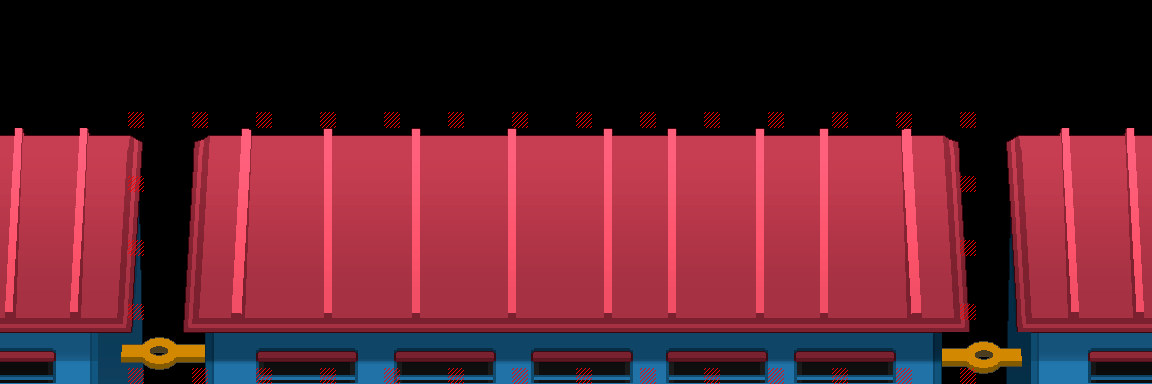

Tiled map render using the project's own tile images. Description and the whole map definition, tile-layer contents included, below:
An orthogonal 18x6 tile map with 64x64 px tiles, 11 tile layers (SUELO, SUELO2, LIBRO, LIBRO2, ...), 6 tilesets and 3 objects (spawnZone, firstBoss, 1).

<map version="1.5" tiledversion="1.5.0" orientation="orthogonal" renderorder="left-up" width="18" height="6" tilewidth="64" tileheight="64" infinite="0" nextlayerid="18" nextobjectid="213">
 <properties>
  <property name="MaxH" type="int" value="6" />
 </properties>
 <tileset firstgid="1" source="demoTileset.tsx" />
 <tileset firstgid="145" source="collisionTileset.tsx" />
 <tileset firstgid="146" source="suelo.tsx" />
 <tileset firstgid="806" source="objetos.tsx" />
 <tileset firstgid="946" source="sombrasObjetos.tsx" />
 <tileset firstgid="1086" name="TileLvl1" tilewidth="64" tileheight="64" tilecount="486" columns="18">
  <image source="TileLvl1.png" width="1152" height="1728" />
 </tileset>
 <layer id="1" name="SUELO" width="18" height="6">
  <data encoding="csv">
0,0,0,0,0,0,0,0,0,0,0,0,0,0,0,0,0,0,
0,0,0,0,0,0,0,0,0,0,0,0,0,0,0,0,0,0,
707,708,709,710,711,712,713,714,715,716,716,717,717,718,719,720,721,722,
727,728,729,730,731,732,733,734,735,736,736,737,737,738,739,740,741,742,
747,748,749,750,751,752,753,754,755,756,756,757,757,758,759,760,761,762,
767,768,769,770,771,772,773,774,775,776,777,778,777,778,779,780,781,782
</data>
 </layer>
 <layer id="13" name="SUELO2" width="18" height="6">
  <data encoding="csv">
0,0,0,0,0,0,0,0,0,0,0,0,0,0,0,0,0,0,
0,0,0,0,0,0,0,0,0,0,0,0,0,0,0,0,0,0,
0,0,0,0,0,0,0,0,0,0,0,0,0,0,0,0,0,0,
0,0,0,0,0,0,0,0,0,0,0,0,0,0,0,0,0,0,
0,0,0,0,0,0,0,0,0,0,0,0,0,0,0,0,0,0,
0,0,0,0,0,0,0,0,0,0,0,0,0,0,0,0,0,0
</data>
 </layer>
 <layer id="14" name="LIBRO" width="18" height="6">
  <data encoding="csv">
0,0,0,0,0,0,0,0,0,0,0,0,0,0,0,0,0,0,
0,0,0,0,0,0,0,0,0,0,0,0,0,0,0,0,0,0,
0,0,0,0,0,0,0,0,0,0,0,0,0,0,0,0,0,0,
0,0,0,0,0,0,0,0,0,0,0,0,0,0,0,0,0,0,
0,0,0,0,0,0,0,0,0,0,0,0,0,0,0,0,0,0,
0,0,0,0,0,0,0,0,0,0,0,0,0,0,0,0,0,0
</data>
 </layer>
 <layer id="15" name="LIBRO2" width="18" height="6">
  <data encoding="csv">
0,0,0,0,0,0,0,0,0,0,0,0,0,0,0,0,0,0,
0,0,0,0,0,0,0,0,0,0,0,0,0,0,0,0,0,0,
0,0,0,0,0,0,0,0,0,0,0,0,0,0,0,0,0,0,
0,0,0,0,0,0,0,0,0,0,0,0,0,0,0,0,0,0,
0,0,0,0,0,0,0,0,0,0,0,0,0,0,0,0,0,0,
0,0,0,0,0,0,0,0,0,0,0,0,0,0,0,0,0,0
</data>
 </layer>
 <layer id="16" name="LIBRO3" width="18" height="6">
  <data encoding="csv">
0,0,0,0,0,0,0,0,0,0,0,0,0,0,0,0,0,0,
0,0,0,0,0,0,0,0,0,0,0,0,0,0,0,0,0,0,
0,0,0,0,0,0,0,0,0,0,0,0,0,0,0,0,0,0,
0,0,0,0,0,0,0,0,0,0,0,0,0,0,0,0,0,0,
0,0,0,0,0,0,0,0,0,0,0,0,0,0,0,0,0,0,
0,0,0,0,0,0,0,0,0,0,0,0,0,0,0,0,0,0
</data>
 </layer>
 <layer id="3" name="LAPICES" width="18" height="6">
  <data encoding="csv">
0,0,0,0,0,0,0,0,0,0,0,0,0,0,0,0,0,0,
0,0,0,0,0,0,0,0,0,0,0,0,0,0,0,0,0,0,
0,0,0,0,0,0,0,0,0,0,0,0,0,0,0,0,0,0,
0,0,0,0,0,0,0,0,0,0,0,0,0,0,0,0,0,0,
0,0,0,0,0,0,0,0,0,0,0,0,0,0,0,0,0,0,
0,0,0,0,0,0,0,0,0,0,0,0,0,0,0,0,0,0
</data>
 </layer>
 <layer id="11" name="SOMBRASCARTONES" width="18" height="6">
  <data encoding="csv">
0,0,0,0,0,0,0,0,0,0,0,0,0,0,0,0,0,0,
0,0,0,0,0,0,0,0,0,0,0,0,0,0,0,0,0,0,
0,0,0,0,0,0,0,0,0,0,0,0,0,0,0,0,0,0,
0,0,0,0,0,0,0,0,0,0,0,0,0,0,0,0,0,0,
0,0,0,0,0,0,0,0,0,0,0,0,0,0,0,0,0,0,
0,0,0,0,0,0,0,0,0,0,0,0,0,0,0,0,0,0
</data>
 </layer>
 <layer id="2" name="CARTONES" width="18" height="6">
  <data encoding="csv">
0,0,0,0,0,0,0,0,0,0,0,0,0,0,0,0,0,0,
0,0,0,0,0,0,0,0,0,0,0,0,0,0,0,0,0,0,
0,0,0,0,0,0,0,0,0,0,0,0,0,0,0,0,0,0,
0,0,0,0,0,0,0,0,0,0,0,0,0,0,0,0,0,0,
0,0,0,0,0,0,0,0,0,0,0,0,0,0,0,0,0,0,
0,0,0,0,0,0,0,0,0,0,0,0,0,0,0,0,0,0
</data>
 </layer>
 <layer id="12" name="SOMBRAOBJETOS" width="18" height="6">
  <data encoding="csv">
0,0,0,0,0,0,0,0,0,0,0,0,0,0,0,0,0,0,
0,0,0,0,0,0,0,0,0,0,0,0,0,0,0,0,0,0,
0,0,0,0,0,0,0,0,0,0,0,0,0,0,0,0,0,0,
0,0,0,0,0,0,0,0,0,0,0,0,0,0,0,0,0,0,
0,0,0,0,0,0,0,0,0,0,0,0,0,0,0,0,0,0,
0,0,0,0,0,0,0,0,0,0,0,0,0,0,0,0,0,0
</data>
 </layer>
 <layer id="4" name="OBJETOS" width="18" height="6">
  <data encoding="csv">
0,0,0,0,0,0,0,0,0,0,0,0,0,0,0,0,0,0,
0,0,0,0,0,0,0,0,0,0,0,0,0,0,0,0,0,0,
0,0,0,0,0,0,0,0,0,0,0,0,0,0,0,0,0,0,
0,0,0,0,0,0,0,0,0,0,0,0,0,0,0,0,0,0,
0,0,0,0,0,0,0,0,0,0,0,0,0,0,0,0,0,0,
0,0,0,0,0,0,0,0,0,0,0,0,0,0,0,0,0,0
</data>
 </layer>
 <layer id="17" name="Collision" width="18" height="6">
  <data encoding="csv">
0,0,0,0,0,0,0,0,0,0,0,0,0,0,0,0,0,0,
0,0,145,145,145,145,145,145,145,145,145,145,145,145,145,145,0,0,
0,0,145,0,0,0,0,0,0,0,0,0,0,0,0,145,0,0,
0,0,145,0,0,0,0,0,0,0,0,0,0,0,0,145,0,0,
0,0,145,0,0,0,0,0,0,0,0,0,0,0,0,145,0,0,
0,0,145,145,145,145,145,145,145,145,145,145,145,145,145,145,0,0
</data>
 </layer>
 <objectgroup id="6" name="entities">
  <object id="209" name="spawnZone" x="229.666" y="149" width="60.667" height="37.9997" />
  <object id="212" name="firstBoss" x="533.364" y="135.545" width="27.2727" height="44.9091">
   <properties>
    <property name="Altura" type="int" value="0" />
    <property name="sala" type="int" value="1" />
    <property name="zRondas" type="int" value="0" />
   </properties>
  </object>
 </objectgroup>
 <objectgroup id="7" name="Salas">
  <object id="210" name="1" x="487.5" y="-118.75" width="13" height="638.5">
   <properties>
    <property name="CameraCoordX" type="int" value="550" />
    <property name="Rounds" type="int" value="1" />
    <property name="zBoss" type="bool" value="false" />
   </properties>
  </object>
 </objectgroup>
 <objectgroup id="10" name="Alturas" />
</map>
